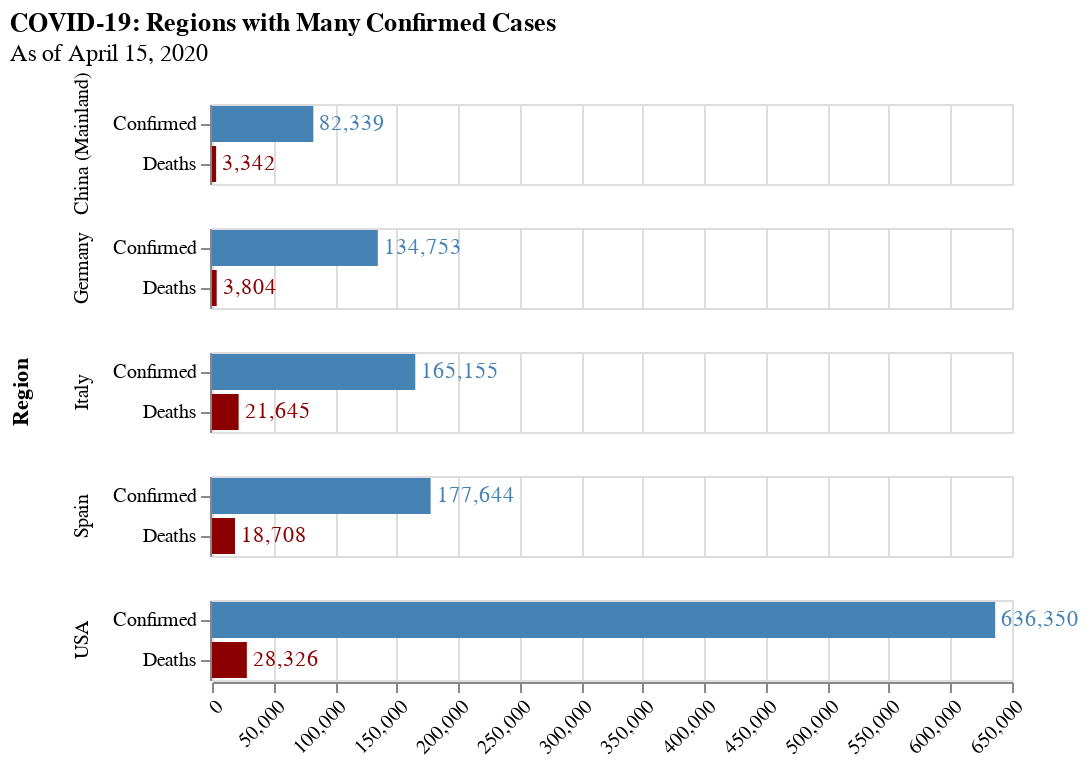

Notebook cell for this chart:
### Code cell
# Confirmed and Deaths, Large Regions
regions_large = [china, usa, italy, germany, spain]

data = create_group_data(regions_large)

bars = alt.Chart(data).mark_bar().encode(
    x="Count:Q",
    y="Case Type:N",
    color=alt.Color("Case Type:N", legend=None, scale=alt.Scale(range=['steelblue','darkred']))
)

text = bars.mark_text(
    align='left',
    baseline='middle',
    dx=3
).encode(
    text=(
        alt.Text("Count:Q", format=",")
    )
)

alt.layer(bars, text).facet(
    row="Region:N"
).configure_axisX(
    labelAngle=-45,
    title=None
).configure_axisY(
    title=None
).properties(
    title={
        "text":'COVID-19: Regions with Many Confirmed Cases',
        "subtitle":'As of ' + as_of_date.strftime("%B %d, %Y")
    }
)

### Figure 1 — Vega-Lite specification as saved in the notebook (floating-point values rounded to 4 significant figures)
{"config": {"view": {"continuousWidth": 400, "continuousHeight": 300}, "axisX": {"labelAngle": -45, "title": null}, "axisY": {"title": null}}, "data": {"name": "data-d061a9f6b11c2a630d3e54589b272391"}, "facet": {"row": {"type": "nominal", "field": "Region"}}, "spec": {"layer": [{"mark": "bar", "encoding": {"color": {"type": "nominal", "field": "Case Type", "legend": null, "scale": {"range": ["steelblue", "darkred"]}}, "x": {"type": "quantitative", "field": "Count"}, "y": {"type": "nominal", "field": "Case Type"}}}, {"mark": {"type": "text", "align": "left", "baseline": "middle", "dx": 3}, "encoding": {"color": {"type": "nominal", "field": "Case Type", "legend": null, "scale": {"range": ["steelblue", "darkred"]}}, "text": {"type": "quantitative", "field": "Count", "format": ","}, "x": {"type": "quantitative", "field": "Count"}, "y": {"type": "nominal", "field": "Case Type"}}}]}, "title": {"text": "COVID-19: Regions with Many Confirmed Cases", "subtitle": "As of April 15, 2020"}, "$schema": "https://vega.github.io/schema/vega-lite/v4.8.1.json", "datasets": {"data-d061a9f6b11c2a630d3e54589b272391": [{"Region": "China (Mainland)", "Count": 82339, "Case Type": "Confirmed"}, {"Region": "China (Mainland)", "Count": 3342, "Case Type": "Deaths"}, {"Region": "USA", "Count": 636350, "Case Type": "Confirmed"}, {"Region": "USA", "Count": 28326, "Case Type": "Deaths"}, {"Region": "Italy", "Count": 165155, "Case Type": "Confirmed"}, {"Region": "Italy", "Count": 21645, "Case Type": "Deaths"}, {"Region": "Germany", "Count": 134753, "Case Type": "Confirmed"}, {"Region": "Germany", "Count": 3804, "Case Type": "Deaths"}, {"Region": "Spain", "Count": 177644, "Case Type": "Confirmed"}, {"Region": "Spain", "Count": 18708, "Case Type": "Deaths"}]}}
